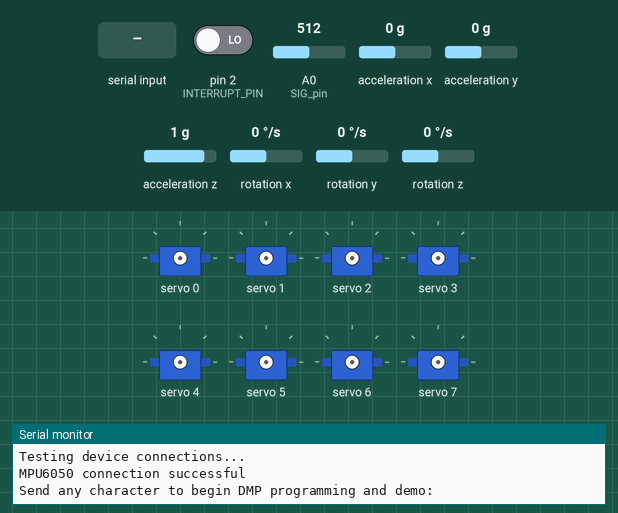
Bench run of a sketch on a simulated Arduino Uno, built with avr-gcc and run on an emulated ATmega328P. On the bench: 8 × servo, the last lines printed to the serial monitor. The inputs (shaded band) are chosen by the test bench; at power-on: acceleration x 0 g, A0 (SIG_pin) = 512, acceleration y 0 g, acceleration z 1 g, rotation z 0 °/s, pin 2 (INTERRUPT_PIN) LOW, rotation x 0 °/s, rotation y 0 °/s. The sensor or clock chip raises its interrupt line as the real part does.

Above: at 1.0 s.
1.1 s: "1\n" received over Serial
At 2.4 s:
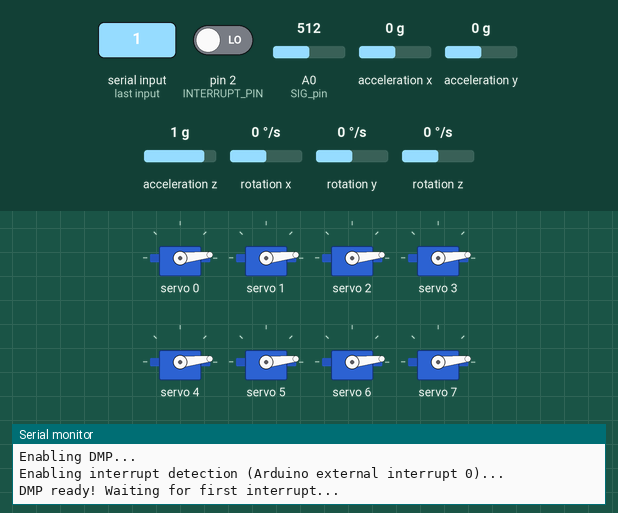
4.1 s: acceleration x set to -1.4 g
7.1 s: A0 (SIG_pin) set to 306
At 7.49 s:
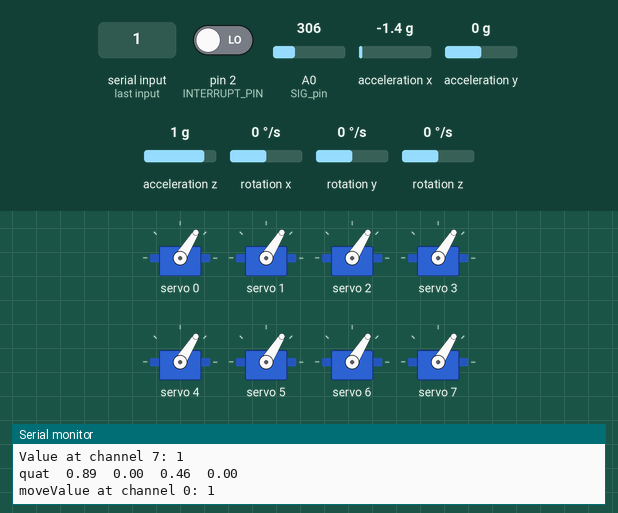
10.1 s: acceleration y set to -1.4 g
At 12.47 s:
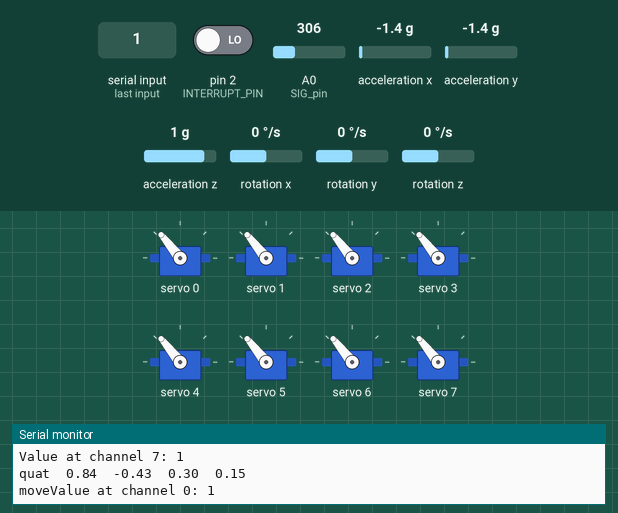
13.1 s: acceleration z set to -1.4 g
At 13.3 s:
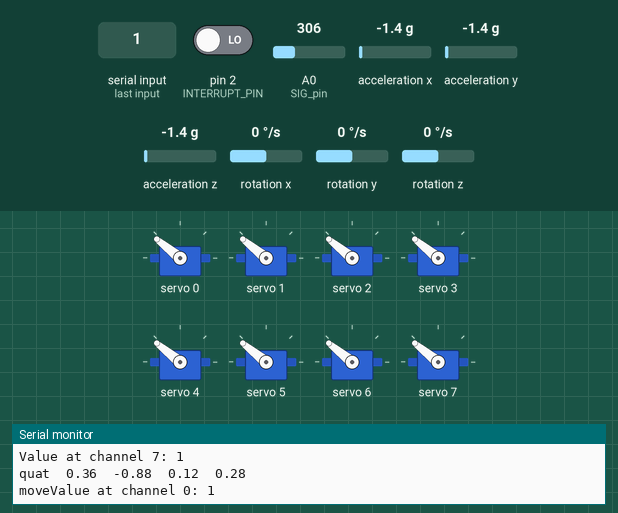
16.1 s: rotation z set to -192 °/s
Timing chart, 0 to 20.1 s (numbered marks = the images above; inputs shaded):
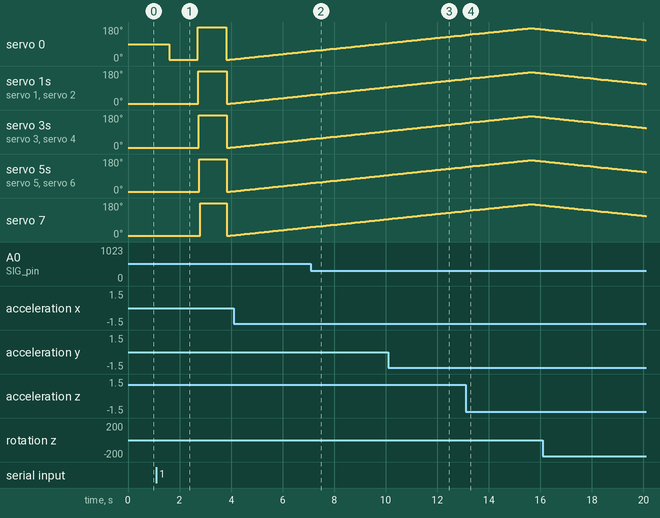

The sketch:

servo_MUX_MPU.ino
```cpp
#include "I2Cdev.h"

#include "MPU6050_6Axis_MotionApps20.h"
#include "Wire.h"

MPU6050 mpu;
#define OUTPUT_READABLE_QUATERNION

#define INTERRUPT_PIN 2  // use pin 2 on Arduino Uno & most boards

// MPU control/status vars
bool dmpReady = false;  // set true if DMP init was successful
uint8_t mpuIntStatus;   // holds actual interrupt status byte from MPU
uint8_t devStatus;      // return status after each device operation (0 = success, !0 = error)
uint16_t packetSize;    // expected DMP packet size (default is 42 bytes)
uint16_t fifoCount;     // count of all bytes currently in FIFO
uint8_t fifoBuffer[64]; // FIFO storage buffer

// orientation/motion vars
Quaternion q;           // [w, x, y, z]         quaternion container

// packet structure for InvenSense teapot demo
uint8_t teapotPacket[14] = { '$', 0x02, 0,0, 0,0, 0,0, 0,0, 0x00, 0x00, '\r', '\n' };


// ================================================================
// ===               INTERRUPT DETECTION ROUTINE                ===
// ================================================================

volatile bool mpuInterrupt = false;     // indicates whether MPU interrupt pin has gone high
void dmpDataReady() {
    mpuInterrupt = true;
}


#include <Adafruit_PWMServoDriver.h> // 서보 모터를 제어하는 PWM 드라이버 라이브러리
Adafruit_PWMServoDriver pwm = Adafruit_PWMServoDriver(); // PWM 드라이버 객체 생성

#define SERVOMIX 150
#define SERVOMAX 600

//Mux control pins
int s0 = 8;
int s1 = 9;
int s2 = 10;
int s3 = 11;

//Mux in “SIG” pin
int SIG_pin = 0;

int analogValues[2][8]; // [0도/180도][채널0~3]
int num = 8;  //4개라면 for문 때문에 1빼줌

int angle_control = 0;
int sequence = 0;
bool increasing = true;  // 증가(true) / 감소(false) 여부를 저장하는 변수


// ================================================================
// ===                      INITIAL SETUP                       ===
// ================================================================

void setup() {
    // join I2C bus (I2Cdev library doesn't do this automatically)

    Wire.begin();
    Wire.setClock(400000); // 400kHz I2C clock. Comment this line if having compilation difficulties
    Serial.begin(115200);
    while (!Serial); // wait for Leonardo enumeration, others continue immediately

    // initialize device
    Serial.println(F("Initializing I2C devices..."));
    mpu.initialize();
    delay(10);


    // pca9685 setting

    pinMode(s0, OUTPUT);
    pinMode(s1, OUTPUT);
    pinMode(s2, OUTPUT);
    pinMode(s3, OUTPUT);

    digitalWrite(s0, LOW);
    digitalWrite(s1, LOW);
    digitalWrite(s2, LOW);
    digitalWrite(s3, LOW);

    pwm.begin(); // PWM 드라이버 초기화
    pwm.setOscillatorFrequency(27000000); // 내부 발진 주파수 설정 (보통 이 값은 변경하지 않아도 됨)
    pwm.setPWMFreq(60); // 서보 모터의 주파수 설정 (60Hz, 서보 모터마다 다를 수 있음)

    delay(10); // 초기 설정 후 잠깐 대기
    // pca9685 setting


    // verify connection
    Serial.println(F("Testing device connections..."));
    Serial.println(mpu.testConnection() ? F("MPU6050 connection successful") : F("MPU6050 connection failed"));

    // wait for ready
    Serial.println(F("\nSend any character to begin DMP programming and demo: "));
    while (Serial.available() && Serial.read()); // empty buffer
    while (!Serial.available());                 // wait for data
    while (Serial.available() && Serial.read()); // empty buffer again

    // load and configure the DMP
    Serial.println(F("Initializing DMP..."));
    devStatus = mpu.dmpInitialize();

    // supply your own gyro offsets here, scaled for min sensitivity
    mpu.setXGyroOffset(220);
    mpu.setYGyroOffset(76);
    mpu.setZGyroOffset(-85);
    mpu.setZAccelOffset(1788); // 1688 factory default for my test chip

    // make sure it worked (returns 0 if so)
    if (devStatus == 0) {
        // turn on the DMP, now that it's ready
        Serial.println(F("Enabling DMP..."));
        mpu.setDMPEnabled(true);

        // enable Arduino interrupt detection
        Serial.println(F("Enabling interrupt detection (Arduino external interrupt 0)..."));
        attachInterrupt(digitalPinToInterrupt(INTERRUPT_PIN), dmpDataReady, RISING);
        mpuIntStatus = mpu.getIntStatus();

        // set our DMP Ready flag so the main loop() function knows it's okay to use it
        Serial.println(F("DMP ready! Waiting for first interrupt..."));
        dmpReady = true;

        // get expected DMP packet size for later comparison
        packetSize = mpu.dmpGetFIFOPacketSize();
    } else {
        // ERROR!
        // 1 = initial memory load failed
        // 2 = DMP configuration updates failed
        // (if it's going to break, usually the code will be 1)
        Serial.print(F("DMP Initialization failed (code "));
        Serial.print(devStatus);
        Serial.println(F(")"));
    }


    // pca9685 setting
    pca9685_setting();
}

void pca9685_setting(){

  // 이거는 각 모터의 아날로그 값 저장하는 것

  // 0도 위치로 이동
  int degree2pul_0 = map(0, 0, 180, SERVOMIX, SERVOMAX); // 0~180도 값을 150~600 PWM 값으로 변환
  for (int ch = 0; ch<num; ch++){
    pwm.setPWM(ch, 0, degree2pul_0); // 채널 , pwm 숫자1, pwm 숫자2  뒤에가 얼마나 많이 해줄꺼지에 대한 내용
    delay(10);
  }

  delay(1000); // 서보 모터 안정화 대기

  // 0도 위치에서 아날로그 값 읽기
  Serial.println("0도 위치 아날로그 값:");
  for (int ch = 0; ch < num; ch++) {
    analogValues[0][ch] = readMux(ch);
    Serial.print("채널 "); Serial.print(ch); Serial.print(": ");
    Serial.println(analogValues[0][ch]);
  }
  delay(10); // 측정 후 대기

  // 180도 위치로 이동
  int degree2pul_180 = map(178, 0, 180, SERVOMIX, SERVOMAX); // 0~180도 값을 150~600 PWM 값으로 변환
  for (int ch = 0; ch<num; ch++){
    pwm.setPWM(ch, 0, degree2pul_180); // 채널 , pwm 숫자1, pwm 숫자2  뒤에가 얼마나 많이 해줄꺼지에 대한 내용
    delay(10);
  }
  delay(1000); // 서보 모터 안정화 대기


  // 180도 위치에서 아날로그 값 읽기
  Serial.println("180도 위치 아날로그 값:");
  for (int ch = 0; ch < num; ch++) {
    analogValues[1][ch] = readMux(ch);
    Serial.print("채널 "); Serial.print(ch); Serial.print(": ");
    Serial.println(analogValues[1][ch]);
  }
  delay(10); // 측정 후 대기

}

// ================================================================
// ===                    MAIN PROGRAM LOOP                     ===
// ================================================================

void loop() {
    // if programming failed, don't try to do anything
    if (!dmpReady) return;

    // wait for MPU interrupt or extra packet(s) available

    //while (!mpuInterrupt || sequence == 0) {
    Serial.print("move");
    control_servo(angle_control);
    if (increasing) {
        if (angle_control < 170) {
            angle_control += 1;
        } else {
            increasing = false;  // 170에 도달하면 감소 모드로 변경
        }
    } else {
        if (angle_control > 10) {
            angle_control -= 1;
        } else {
            increasing = true;  // 10에 도달하면 증가 모드로 변경
        }
    }
    check_angle();
//    sequence = 1;
//    }
//    sequence = 0;


    // reset interrupt flag and get INT_STATUS byte
    mpuInterrupt = false;
    mpuIntStatus = mpu.getIntStatus();
    // get current FIFO count
    fifoCount = mpu.getFIFOCount();
    mpu.resetFIFO();
//    // check for overflow (this should never happen unless our code is too inefficient)
//    if ((mpuIntStatus & 0x10) || fifoCount == 1024) {
//        // reset so we can continue cleanly
//        mpu.resetFIFO();
//        Serial.println(F("FIFO overflow!"));
//
//    // otherwise, check for DMP data ready interrupt (this should happen frequently)
//    } else
    if (mpuIntStatus & 0x02) {
        // wait for correct available data length, should be a VERY short wait
        while (fifoCount < packetSize) fifoCount = mpu.getFIFOCount();

        // read a packet from FIFO
        mpu.getFIFOBytes(fifoBuffer, packetSize);

        // track FIFO count here in case there is > 1 packet available
        // (this lets us immediately read more without waiting for an interrupt)
        fifoCount -= packetSize;

        #ifdef OUTPUT_READABLE_QUATERNION
            // display quaternion values in easy matrix form: w x y z
            mpu.dmpGetQuaternion(&q, fifoBuffer);
            Serial.print("quat\t");
            Serial.print(q.w);
            Serial.print("\t");
            Serial.print(q.x);
            Serial.print("\t");
            Serial.print(q.y);
            Serial.print("\t");
            Serial.println(q.z);
        #endif

    }
}


void control_servo(int angle){
    int pul = map(angle, 0, 180, SERVOMIX, SERVOMAX); // 0~180도 값을 150~600 PWM 값으로 변환
    for (int ch = 0; ch<num; ch++){
      pwm.setPWM(ch, 0, pul); // 채널 , pwm 숫자1, pwm 숫자2  뒤에가 얼마나 많이 해줄꺼지에 대한 내용
      delay(1);
    }
}

void check_angle(){
  for(int ch = 0; ch <num; ch ++){
      Serial.print("Value at channel ");
      Serial.print(ch); Serial.print(": ");
      Serial.println(map(readMux(ch),analogValues[0][ch],analogValues[1][ch],0,180));
      delay(5);
        }
}

int readMux(int channel)  {
    int controlPin[] = {s0, s1, s2, s3};
    int muxChannel[16][4]={ {0,0,0,0},
      {1,0,0,0}, //channel 1
      {0,1,0,0}, //channel 2
      {1,1,0,0}, //channel 3
      {0,0,1,0}, //channel 4
      {1,0,1,0}, //channel 5
      {0,1,1,0}, //channel 6
      {1,1,1,0}, //channel 7
      {0,0,0,1}, //channel 8
      {1,0,0,1}, //channel 9
      {0,1,0,1}, //channel 10
      {1,1,0,1}, //channel 11
      {0,0,1,1}, //channel 12
      {1,0,1,1}, //channel 13
      {0,1,1,1}, //channel 14
      {1,1,1,1} //channel 15
      };
    //loop through the 4 sig
    for(int i = 0; i < 4; i ++){
      digitalWrite(controlPin[i], muxChannel[channel][i]);
      }
    //read the value at the SIG pin
    int val = analogRead(SIG_pin); //return the value
    return val;
  }
```
